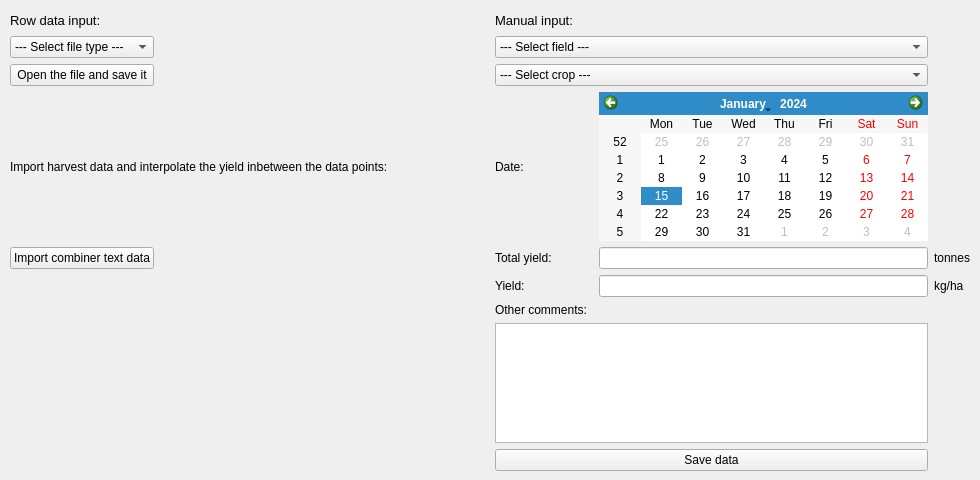
          <widget class="QWidget" name="tab_12">
           <attribute name="title">
            <string>Harvesting</string>
           </attribute>
           <widget class="QWidget" name="gridLayoutWidget_11">
            <property name="geometry">
             <rect>
              <x>10</x>
              <y>10</y>
              <width>961</width>
              <height>461</height>
             </rect>
            </property>
            <layout class="QGridLayout" name="gridLayout_11">
             <item row="3" column="0" colspan="2">
              <widget class="QLabel" name="label_43">
               <property name="text">
                <string>Import harvest data and interpolate the yield inbetween the data points:</string>
               </property>
              </widget>
             </item>
             <item row="4" column="4">
              <widget class="QLineEdit" name="LEHvTotalYield"/>
             </item>
             <item row="1" column="0">
              <widget class="QComboBox" name="CBHvFileType">
               <property name="locale">
                <locale language="English" country="UnitedKingdom"/>
               </property>
               <item>
                <property name="text">
                 <string>--- Select file type ---</string>
                </property>
               </item>
               <item>
                <property name="text">
                 <string>Text file (.csv; .txt)</string>
                </property>
               </item>
               <item>
                <property name="text">
                 <string>Iso Bin XML files</string>
                </property>
               </item>
               <item>
                <property name="text">
                 <string>Shape file (.shp)</string>
                </property>
               </item>
               <item>
                <property name="text">
                 <string>Databasefile (.db)</string>
                </property>
               </item>
              </widget>
             </item>
             <item row="5" column="5">
              <widget class="QLabel" name="label_54">
               <property name="text">
                <string>kg/ha</string>
               </property>
              </widget>
             </item>
             <item row="5" column="2">
              <widget class="QLabel" name="label_50">
               <property name="text">
                <string>Yield:</string>
               </property>
              </widget>
             </item>
             <item row="4" column="2">
              <widget class="QLabel" name="label_57">
               <property name="text">
                <string>Total yield:</string>
               </property>
              </widget>
             </item>
             <item row="4" column="5">
              <widget class="QLabel" name="label_51">
               <property name="text">
                <string>tonnes</string>
               </property>
              </widget>
             </item>
             <item row="3" column="2">
              <widget class="QLabel" name="label_58">
               <property name="text">
                <string>Date:</string>
               </property>
              </widget>
             </item>
             <item row="2" column="2" colspan="3">
              <widget class="QComboBox" name="CBHvCrop">
               <property name="locale">
                <locale language="English" country="UnitedKingdom"/>
               </property>
               <item>
                <property name="text">
                 <string>--- Select crop ---</string>
                </property>
               </item>
              </widget>
             </item>
             <item row="0" column="1">
              <spacer name="horizontalSpacer_7">
               <property name="orientation">
                <enum>Qt::Horizontal</enum>
               </property>
               <property name="sizeHint" stdset="0">
                <size>
                 <width>40</width>
                 <height>20</height>
                </size>
               </property>
              </spacer>
             </item>
             <item row="6" column="2">
              <widget class="QLabel" name="label_56">
               <property name="text">
                <string>Other comments:</string>
               </property>
              </widget>
             </item>
             <item row="0" column="0">
              <widget class="QLabel" name="label_52">
               <property name="font">
                <font>
                 <pointsize>10</pointsize>
                </font>
               </property>
               <property name="text">
                <string>Row data input:</string>
               </property>
              </widget>
             </item>
             <item row="1" column="2" colspan="3">
              <widget class="QComboBox" name="CBHvField">
               <property name="locale">
                <locale language="English" country="UnitedKingdom"/>
               </property>
               <item>
                <property name="text">
                 <string>--- Select field ---</string>
                </property>
               </item>
              </widget>
             </item>
             <item row="4" column="0">
              <widget class="QPushButton" name="PBHvInterpolateData">
               <property name="locale">
                <locale language="English" country="UnitedKingdom"/>
               </property>
               <property name="text">
                <string>Import combiner text data</string>
               </property>
              </widget>
             </item>
             <item row="7" column="2" colspan="3">
              <widget class="QPlainTextEdit" name="LEHvOther"/>
             </item>
             <item row="2" column="0">
              <widget class="QPushButton" name="PBHvAddFile">
               <property name="locale">
                <locale language="English" country="UnitedKingdom"/>
               </property>
               <property name="text">
                <string>Open the file and save it</string>
               </property>
              </widget>
             </item>
             <item row="5" column="4">
              <widget class="QLineEdit" name="LEHvYield"/>
             </item>
             <item row="8" column="2" colspan="3">
              <widget class="QPushButton" name="PBHvSaveManual">
               <property name="enabled">
                <bool>true</bool>
               </property>
               <property name="locale">
                <locale language="English" country="UnitedKingdom"/>
               </property>
               <property name="text">
                <string>Save data</string>
               </property>
              </widget>
             </item>
             <item row="0" column="2" colspan="3">
              <widget class="QLabel" name="label_55">
               <property name="font">
                <font>
                 <pointsize>10</pointsize>
                 <underline>false</underline>
                </font>
               </property>
               <property name="text">
                <string>Manual input:</string>
               </property>
              </widget>
             </item>
             <item row="3" column="4">
              <widget class="QCalendarWidget" name="DEHarvest"/>
             </item>
            </layout>
           </widget>
          </widget>
